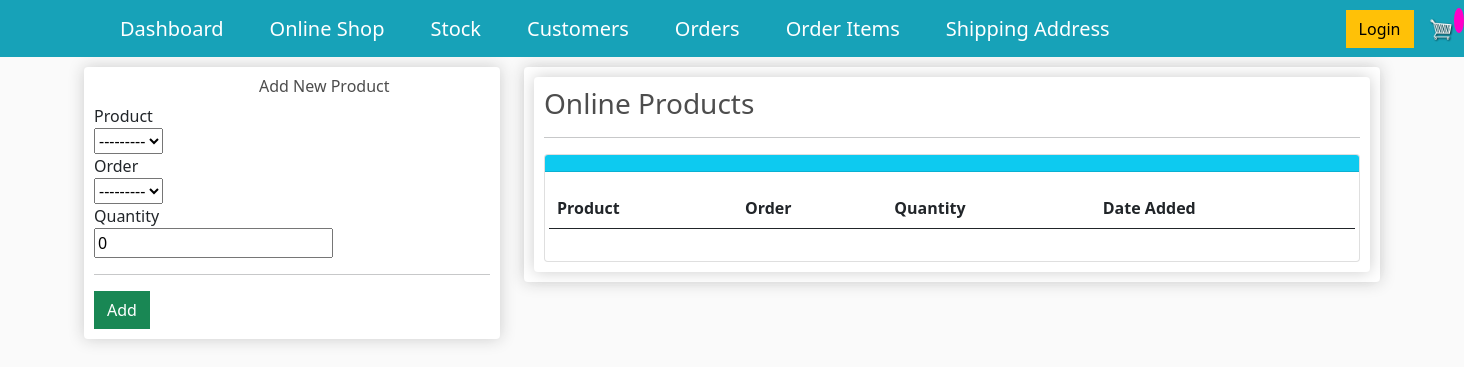
The app's page /order_online_items/, older data.
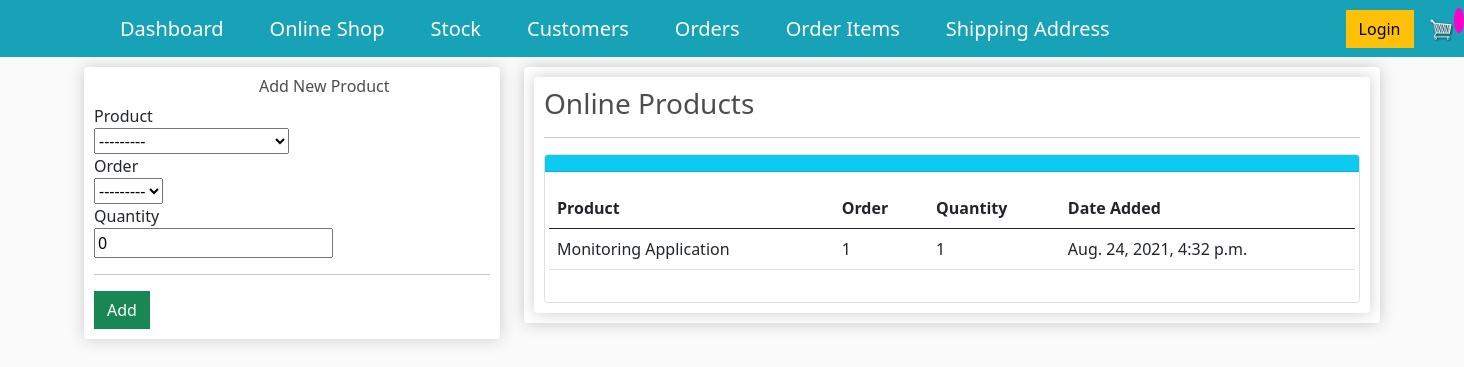
The same page, newer data.
### store/models.py (models this page shows, shortened)
class OrderItem(models.Model):
    product = models.ForeignKey(Product, on_delete=models.SET_NULL, null=True, blank=True)
    order = models.ForeignKey(Order, on_delete=models.SET_NULL, null=True,blank=True)
    quantity = models.IntegerField(default=0,null=True,blank=True)
    date_added = models.DateTimeField(auto_now_add=True)

class Product(models.Model):
    name = models.CharField(max_length=255, null=True)
    price=models.DecimalField(max_digits=7,decimal_places=2)
    digital = models.BooleanField(default=False,blank=True, null=True)#If the item is digital, we dont need to ship
    product_image=models.ImageField(null=True, blank=True)
    def __str__(self):
        return self.name

class Order(models.Model):
    customer = models.ForeignKey(Customer, on_delete=models.SET_NULL, null=True,blank=True)#if customer is deleted, we dont want to delete the order but rather set the customer value to null
    date_ordered=models.DateTimeField(auto_now_add=True)
    complete=models.BooleanField(default=False, null=True, blank=False)
    transaction_id=models.CharField(max_length=100, null=True)
    def __str__(self):
        return str(self.id) #it was giving errors hence commented out

### store/views.py (the view)
# urls.py: path('order_online_items/', views.order_online_items, name="order_online_items"),
def order_online_items(request):
    title="Allifmaal Online Stock"
    form=OrderOnlineItemsForm(request.POST or None)
    orderitems = OrderItem.objects.all()
    if form.is_valid():
        form.save()
        messages.success(request, 'Customer added successfully')
        return redirect('order_online_items')
    context={
        "title": title,
        "form":form,
        "orderitems":orderitems,
        }
    return render(request,'store/order_online_items.html',context)

### store/forms.py
class OrderOnlineItemsForm(forms.ModelForm): #the forms here is the one imported up there.
    class Meta:
        model = OrderItem
        fields = ["product",'order','quantity']

### store/templates/store/order_online_items.html (shortened to what this page needs)
{% extends "store/main.html"%}
{% load crispy_forms_tags %}
{% load static %}
{% block content %}
<div class="row">
	<div class="col-lg-4">
		<div class="box-element" id="form-wrapper">
                <div id="user-info">
                <h6 style="padding-left:165px">Add New Product</h6>
                <form method='POST' action=''> {% csrf_token %}
                    {{form|crispy}}
                </div>
                <hr>
                <input id="form-button" class="btn btn-success btn-block" type="submit" value="Add">
		</div>
        <br>
	</div>
	<div class="col-lg-8">
		<div class="box-element">
            <div class="box-element">
        <h3>Online Products</h3>
        <hr>
            <div class="card">
                <div class="card-header bg-info text-white">
                </div>
                <div class="card-body">
                    <div class="row">
                       <table class="table table-hover">
                        <thead>
                          <tr>
                            <th scope="col">Product</th>
                            <th scope="col">Order</th>
                            <th scope="col">Quantity</th>
                            <th scope="col">Date Added</th>
                          </tr>
                        </thead>
                        <tbody>
                            {% for orderitem in orderitems %}
                            <tr>
                            <td>{{orderitem.product}}</td>
                            <td>{{orderitem.order}}</td>
                            <td>{{orderitem.quantity}}</td>
                            <td>{{orderitem.date_added}}</td>
                          </tr>
                        </tbody>
                        {% endfor %}
                      </table>
                </div>
            </div>
        </div>
            </div>
		</div>
	</div>
</div>
{% endblock %}

Row changes from the older to the newer data that the page shows:
added OrderItem: product "Monitoring Application", order "1", quantity "1", date_added "Aug. 24, 2021, 4:32 p.m."
